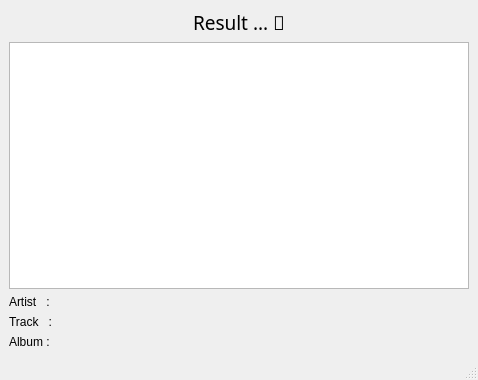
<?xml version="1.0" encoding="UTF-8"?>
<ui version="4.0">
 <class>Result_Window</class>
 <widget class="QMainWindow" name="Result_Window">
  <property name="geometry">
   <rect>
    <x>0</x>
    <y>0</y>
    <width>478</width>
    <height>380</height>
   </rect>
  </property>
  <property name="windowTitle">
   <string>Result</string>
  </property>
  <widget class="QWidget" name="centralwidget">
   <layout class="QGridLayout" name="gridLayout">
    <item row="4" column="0">
     <widget class="QLabel" name="Album_L">
      <property name="text">
       <string>Album :</string>
      </property>
     </widget>
    </item>
    <item row="3" column="0">
     <widget class="QLabel" name="Track_L">
      <property name="text">
       <string>Track   :</string>
      </property>
     </widget>
    </item>
    <item row="2" column="0">
     <widget class="QLabel" name="Artist_L">
      <property name="text">
       <string>Artist   :</string>
      </property>
     </widget>
    </item>
    <item row="0" column="0" colspan="3" alignment="Qt::AlignHCenter">
     <widget class="QLabel" name="label_4">
      <property name="font">
       <font>
        <family>JetBrainsMono Nerd Font Mono</family>
        <pointsize>14</pointsize>
        <weight>9</weight>
        <italic>false</italic>
        <bold>false</bold>
       </font>
      </property>
      <property name="styleSheet">
       <string notr="true">font: 75 14pt &quot;JetBrainsMono Nerd Font Mono&quot;;</string>
      </property>
      <property name="text">
       <string>Result ... </string>
      </property>
     </widget>
    </item>
    <item row="1" column="0" colspan="3">
     <widget class="QTextEdit" name="Display">
      <property name="readOnly">
       <bool>true</bool>
      </property>
     </widget>
    </item>
   </layout>
  </widget>
  <widget class="QMenuBar" name="menubar">
   <property name="geometry">
    <rect>
     <x>0</x>
     <y>0</y>
     <width>478</width>
     <height>24</height>
    </rect>
   </property>
  </widget>
  <widget class="QStatusBar" name="statusbar"/>
 </widget>
 <resources/>
 <connections/>
</ui>
